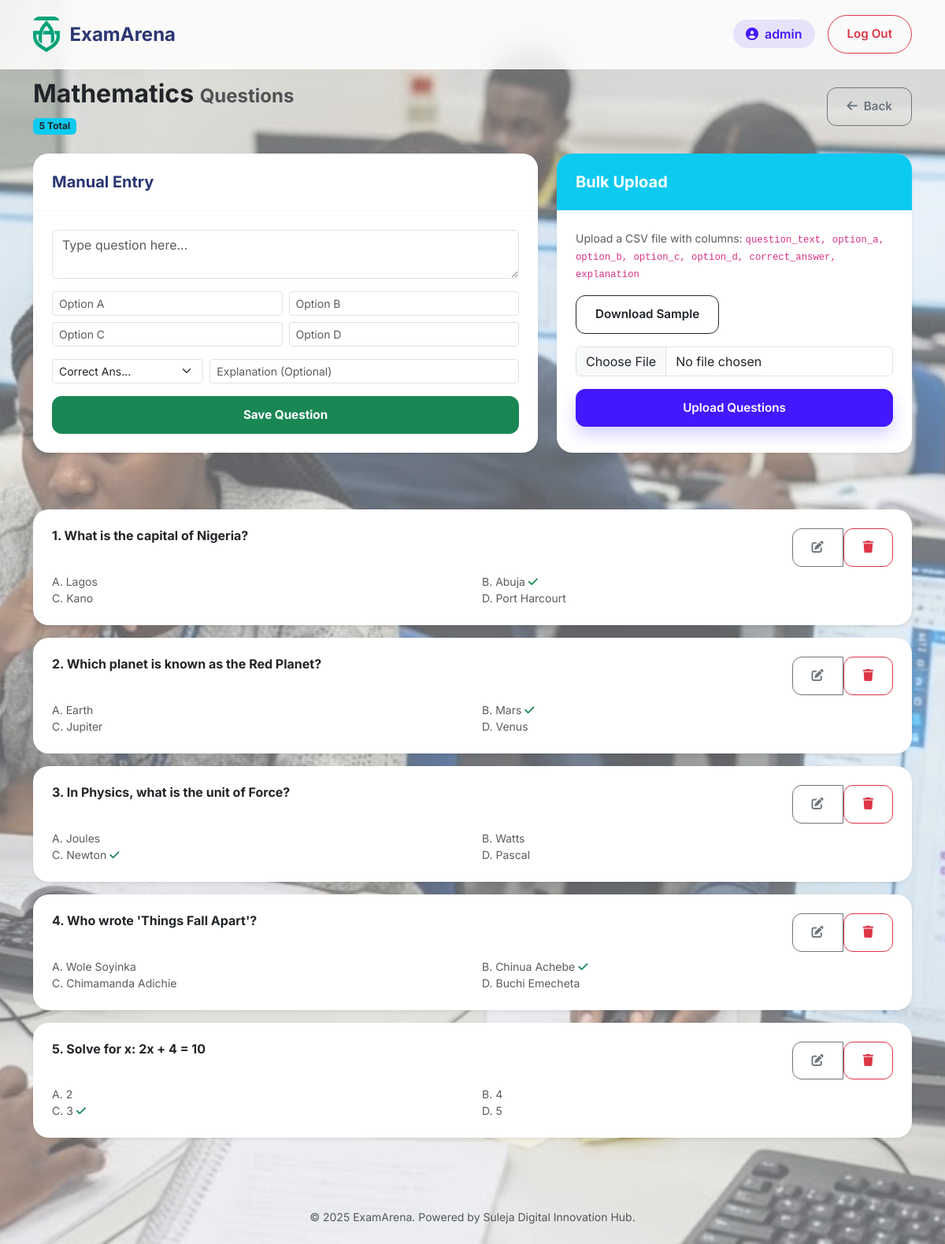
/admin/questions/1 (signed in), run on the app's committed database.
### src/app/models.py (models this page shows, shortened)
class User(db.Model):
    id = db.Column(db.Integer, primary_key=True)
    username = db.Column(db.String(80), unique=True, nullable=False)
    password_hash = db.Column(db.String(128))
    role = db.Column(db.String(20), default='student') # superadmin, centeradmin, student
    center_id = db.Column(db.Integer, db.ForeignKey('center.id'), nullable=True)
    is_writing = db.Column(db.Boolean, default=False)
    last_login = db.Column(db.DateTime)

class Subject(db.Model):
    id = db.Column(db.Integer, primary_key=True)
    name = db.Column(db.String(100), nullable=False)
    exam_id = db.Column(db.Integer, db.ForeignKey('exam.id'))
    questions = db.relationship('Question', backref='subject', lazy=True)

class Question(db.Model):
    id = db.Column(db.Integer, primary_key=True)
    text = db.Column(db.Text, nullable=False)
    option_a = db.Column(db.String(200))
    option_b = db.Column(db.String(200))
    option_c = db.Column(db.String(200))
    option_d = db.Column(db.String(200))
    correct_option = db.Column(db.String(1))
    explanation = db.Column(db.Text)
    subject_id = db.Column(db.Integer, db.ForeignKey('subject.id'))

### src/app/controllers/admin.py (the view, shortened to what this page needs)
@bp.route('/questions/<int:subject_id>', methods=['GET', 'POST'])
def manage_questions(subject_id):
    subject = Subject.query.get_or_404(subject_id)
    questions = Question.query.filter_by(subject_id=subject_id).all()
    return render_template('admin/questions.html', subject=subject, questions=questions)

### src/app/controllers/admin.py (called while the page is built)
@bp.before_request
def restrict_access():
    if not g.user:
        return redirect(url_for('auth.login'))
    if g.user.role not in ['superadmin', 'centeradmin']:
        return redirect(url_for('main.dashboard'))

### src/app/controllers/auth.py (called while the page is built)
@bp.before_app_request
def load_logged_in_user():
    user_id = session.get('user_id')
    if user_id is None:
        g.user = None
    else:
        g.user = User.query.get(user_id)

### src/resources/templates/admin/questions.html (shortened to what this page needs)
{% extends 'base.html' %}
{% block content %}
<div class="d-flex justify-content-between align-items-center mb-4">
    <div>
        <h2 class="fw-bold text-dark">{{ subject.name }} <span class="text-muted fs-4">Questions</span></h2>
        <span class="badge bg-info text-dark">{{ questions|length }} Total</span>
    </div>
    <a href="{{ url_for('admin.index') }}" class="btn btn-outline-secondary"><i class="fas fa-arrow-left me-2"></i>Back</a>
</div>
<div class="row mb-5">
    <div class="col-md-7 mb-4">
        <div class="card shadow-sm h-100">
            <div class="card-header bg-white"><h5 class="fw-bold mb-0">Manual Entry</h5></div>
            <div class="card-body">
                <form method="POST">
                    <div class="mb-3">
                        <textarea name="question_text" class="form-control" placeholder="Type question here..." rows="2" required></textarea>
                    </div>
                    <div class="row g-2 mb-3">
                        <div class="col-6"><input type="text" name="option_a" class="form-control form-control-sm" placeholder="Option A" required></div>
                        <div class="col-6"><input type="text" name="option_b" class="form-control form-control-sm" placeholder="Option B" required></div>
                        <div class="col-6"><input type="text" name="option_c" class="form-control form-control-sm" placeholder="Option C" required></div>
                        <div class="col-6"><input type="text" name="option_d" class="form-control form-control-sm" placeholder="Option D" required></div>
                    </div>
                    <div class="row g-2">
                        <div class="col-4">
                            <select name="correct_answer" class="form-select form-select-sm" required>
                                <option value="">Correct Ans...</option>
                            </select>
                        </div>
                        <div class="col-8">
                            <input type="text" name="explanation" class="form-control form-control-sm" placeholder="Explanation (Optional)">
                        </div>
                    </div>
                    <button type="submit" class="btn btn-success btn-sm w-100 mt-3 fw-bold">Save Question</button>
                </form>
            </div>
        </div>
    </div>
    <div class="col-md-5 mb-4">
        <div class="card shadow-sm border-info h-100">
            <div class="card-header bg-info text-white"><h5 class="fw-bold mb-0">Bulk Upload</h5></div>
            <div class="card-body">
                <p class="text-muted small">Upload a CSV file with columns: <code>question_text, option_a, option_b, option_c, option_d, correct_answer, explanation</code></p>
                <div class="d-flex gap-2 mb-3">
                    <a href="{{ url_for('admin.download_sample_csv') }}" class="btn btn-sm btn-outline-dark">Download Sample</a>
                </div>
                <form method="POST" enctype="multipart/form-data">
                    <input type="file" name="file" class="form-control mb-3" accept=".csv" required>
                    <button type="submit" class="btn btn-primary w-100">Upload Questions</button>
                </form>
            </div>
        </div>
    </div>
</div>
{% for q in questions %}
<div class="card mb-3 shadow-sm border-0">
    <div class="card-body">
        <div class="d-flex justify-content-between">
            <h6 class="fw-bold text-dark">{{ loop.index }}. {{ q.text }}</h6>
            <div class="btn-group">
                <a href="{{ url_for('admin.edit_question', id=q.id) }}" class="btn btn-sm btn-outline-secondary"><i class="fas fa-edit"></i></a>
                <form action="{{ url_for('admin.delete_question', id=q.id) }}" method="POST" onsubmit="return confirm('Delete?');">
                    <button type="submit" class="btn btn-sm btn-outline-danger"><i class="fas fa-trash"></i></button>
                </form>
            </div>
        </div>
        <div class="row small mt-2 text-muted">
            <div class="col-md-6">A. {{ q.option_a }} {% if q.correct_option == 'A' %}<i class="fas fa-check text-success"></i>{% endif %}</div>
            <div class="col-md-6">B. {{ q.option_b }} {% if q.correct_option == 'B' %}<i class="fas fa-check text-success"></i>{% endif %}</div>
            <div class="col-md-6">C. {{ q.option_c }} {% if q.correct_option == 'C' %}<i class="fas fa-check text-success"></i>{% endif %}</div>
            <div class="col-md-6">D. {{ q.option_d }} {% if q.correct_option == 'D' %}<i class="fas fa-check text-success"></i>{% endif %}</div>
        </div>
    </div>
</div>
{% endfor %}
{% endblock %}

### src/resources/templates/base.html (shortened to what this page needs)
<!DOCTYPE html>
<html lang="en">
<head>
    <link href="https://cdn.jsdelivr.net/npm/bootstrap@5.3.0/dist/css/bootstrap.min.css" rel="stylesheet">
    <link rel="stylesheet" href="https://cdnjs.cloudflare.com/ajax/libs/font-awesome/6.4.0/css/all.min.css">
    <link href="{{ url_for('static', filename='css/style.css') }}" rel="stylesheet">
</head>
<body>
    <nav class="navbar navbar-expand-lg fixed-top">
        <div class="container">
            <a class="navbar-brand" href="/">
                <img src="{{ url_for('static', filename='img/logo.png') }}" alt="EA">
                <span>ExamArena</span>
            </a>
            <div class="collapse navbar-collapse" id="navbarMain">
                <ul class="navbar-nav ms-auto align-items-center">
                    {% if g.user %}
                    <li class="nav-item">
                        <span class="badge-role me-3">
                            <i class="fas fa-user-circle me-2"></i>{{ g.user.username }}
                        </span>
                    </li>
                    <li class="nav-item">
                        <a href="{{ url_for('auth.logout') }}" class="btn btn-outline-danger btn-sm rounded-pill px-4">
                            Log Out
                        </a>
                    </li>
                    {% endif %}
                </ul>
            </div>
        </div>
    </nav>
    <div class="container" style="margin-top: 100px; margin-bottom: 50px; flex: 1;">
        {% block content %}{% endblock %}
    </div>
    <footer class="text-center py-4 text-muted small">
        &copy; 2025 ExamArena. Powered by Suleja Digital Innovation Hub.
    </footer>
</body>
</html>

### src/resources/static/css/style.css (style rules this page uses)
:root { --primary: #4318FF; --primary-hover: #3311CC; --secondary: #A3AED0; --dark-text: #2B3674; --light-bg: #F4F7FE; --card-bg: #FFFFFF; --glass-border: rgba(255, 255, 255, 0.6); --glass-bg: rgba(255, 255, 255, 0.85); --shadow-soft: 0px 18px 40px rgba(112, 144, 176, 0.12); }
body { font-family: 'Inter', sans-serif; background-color: var(--light-bg); color: var(--dark-text); min-height: 100vh; display: flex; flex-direction: column; }
.navbar { background: var(--glass-bg); backdrop-filter: blur(12px); border-bottom: 1px solid var(--glass-border); padding: 1rem 0; box-shadow: 0 2px 20px rgba(0, 0, 0, 0.02); }
.navbar-brand { font-weight: 700; font-size: 1.5rem; color: var(--dark-text) !important; display: flex; align-items: center; gap: 12px; }
.navbar-brand img { height: 45px; border-radius: 8px; }
.card { background: var(--card-bg); border-radius: 20px; border: none; box-shadow: var(--shadow-soft); transition: transform 0.3s ease, box-shadow 0.3s ease; overflow: hidden; }
.card-header { background: transparent; border-bottom: 1px solid #F4F7FE; padding: 1.5rem; font-weight: 700; color: var(--dark-text); }
.card-body { padding: 1.5rem; }
.btn { border-radius: 12px; padding: 12px 24px; font-weight: 600; font-size: 0.95rem; transition: all 0.2s; text-transform: capitalize; }
.btn-primary { background-color: var(--primary); border-color: var(--primary); box-shadow: 0px 10px 20px rgba(67, 24, 255, 0.2); }
.badge-role { background: rgba(67, 24, 255, 0.1); color: var(--primary); padding: 8px 16px; border-radius: 30px; font-weight: 600; }

### data on the page
User: user.username "admin"
Subject: name "Mathematics"
Question: text "What is the capital of Nigeria?", option_a "Lagos", option_b "Abuja", option_c "Kano", option_d "Port Harcourt"
Question: text "Which planet is known as the Red Planet?", option_a "Earth", option_b "Mars", option_c "Jupiter", option_d "Venus"
Question: text "In Physics, what is the unit of Force?", option_a "Joules", option_b "Watts", option_c "Newton", option_d "Pascal"
Question: text "Who wrote 'Things Fall Apart'?", option_a "Wole Soyinka", option_b "Chinua Achebe", option_c "Chimamanda Adichie", option_d "Buchi Emecheta"
Question: text "Solve for x: 2x + 4 = 10", option_a "2", option_b "4", option_c "3", option_d "5"

### other printed values
{{ questions|length }} "5"
